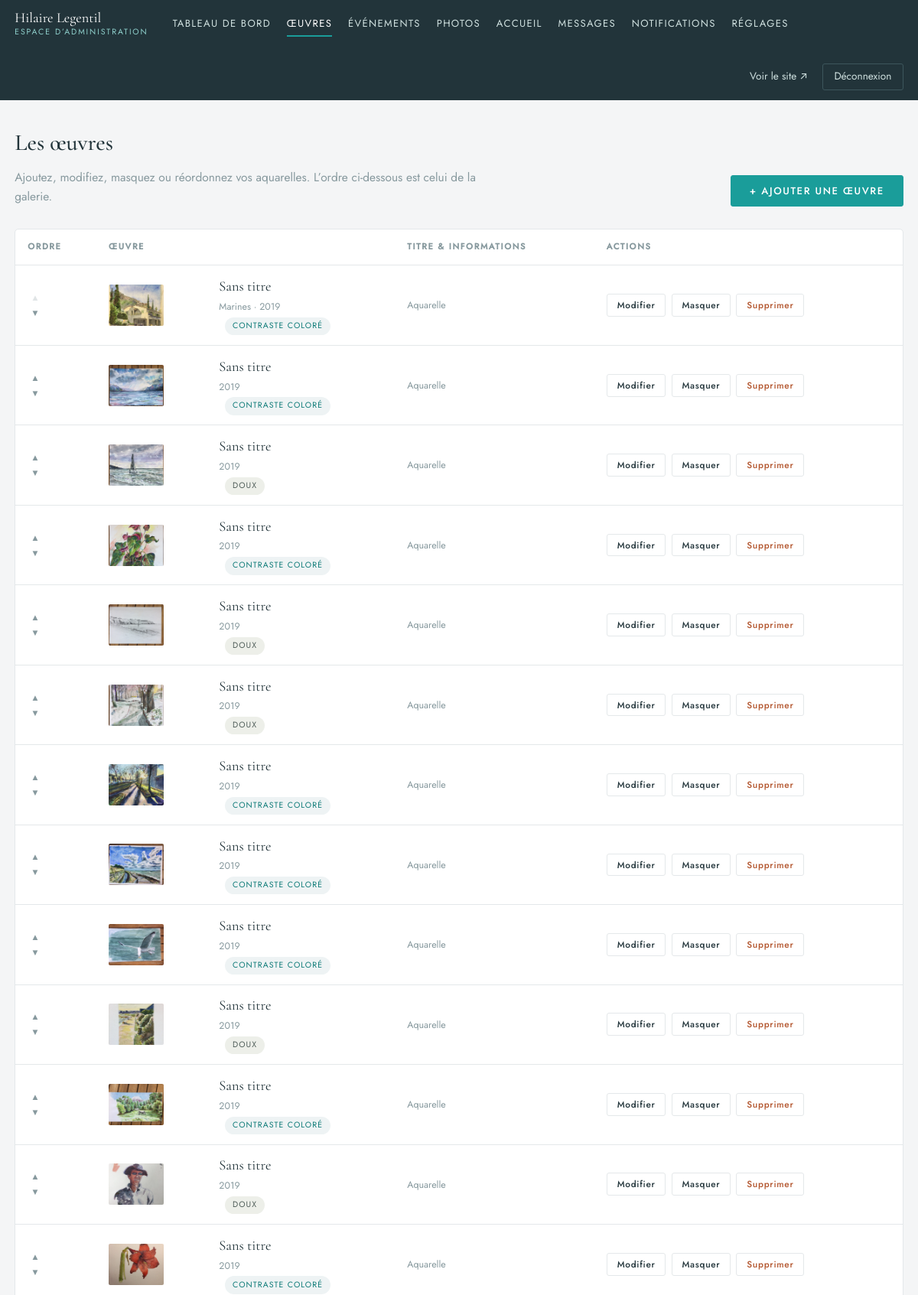
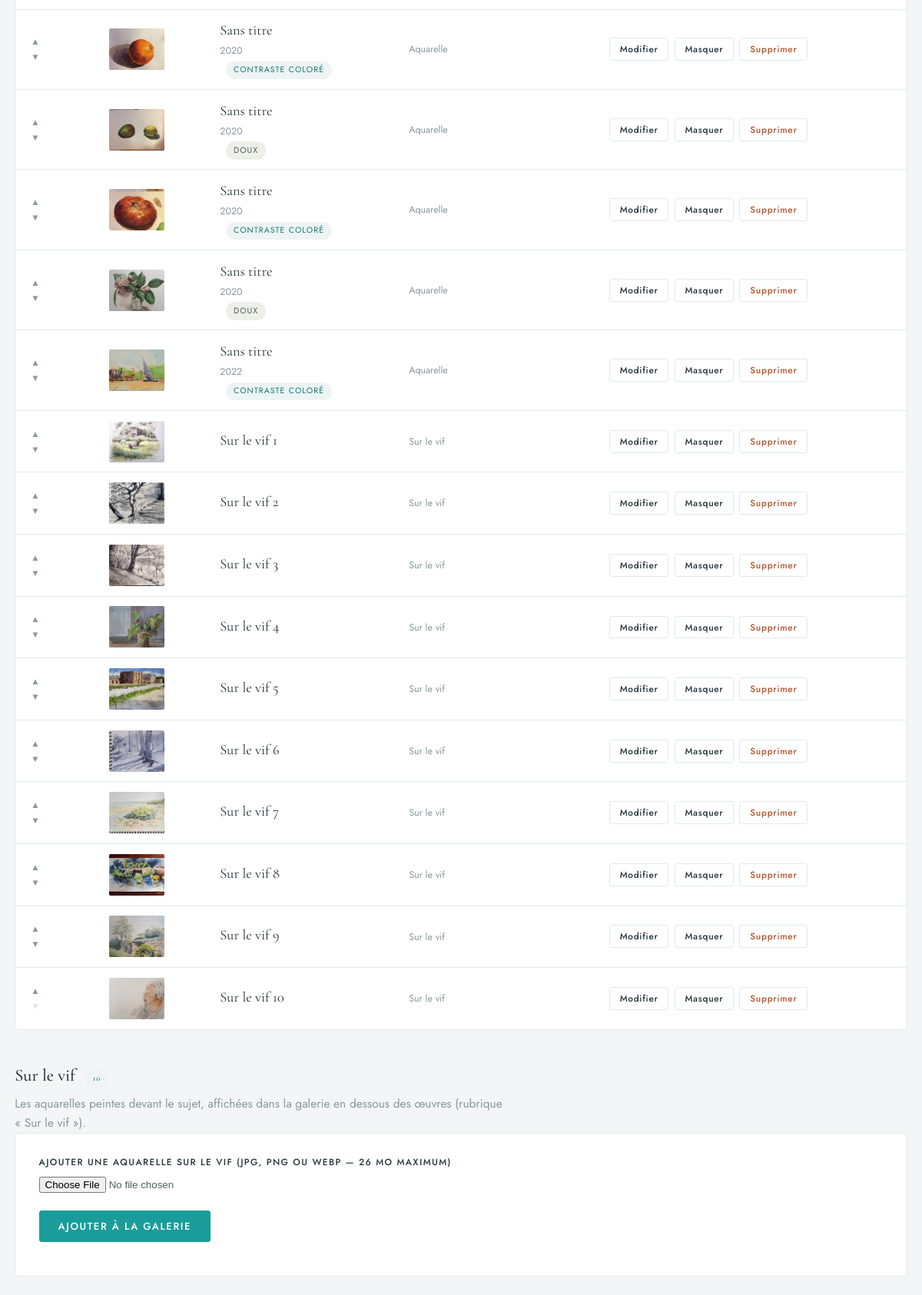
The page /admin/oeuvres (signed in, upper part) on the database its author committed (2 pictures, top to bottom).
### tables this page shows
CREATE TABLE works (
    id INTEGER PRIMARY KEY AUTOINCREMENT,
    title TEXT NOT NULL DEFAULT 'Sans titre',
    slug TEXT UNIQUE NOT NULL,
    description TEXT DEFAULT '',
    category TEXT DEFAULT '',
    technique TEXT DEFAULT '',
    dimensions TEXT DEFAULT '',
    year TEXT DEFAULT '',
    folder TEXT NOT NULL,
    img_w INTEGER DEFAULT 0,
    img_h INTEGER DEFAULT 0,
    position INTEGER NOT NULL DEFAULT 0,
    published INTEGER NOT NULL DEFAULT 1,
    created_at TEXT NOT NULL
, tonality TEXT DEFAULT '', chroma REAL DEFAULT 0, sujet TEXT, ambiance TEXT);

### app.py (the view)
@app.route("/admin/oeuvres")
@require_admin
def admin_works():
    conn = db.connect()
    vif = conn.execute("SELECT * FROM atelier WHERE kind='vif' "
                       "ORDER BY position, id").fetchall()
    conn.close()
    return render_template("admin/works.html",
                           works=get_works(only_published=False), vif=vif)

### app.py (called while the page is built)
@app.context_processor
def inject_globals():
    s = db.get_settings()
    hl_works = get_works()
    return {
        "SITE": SITE,
        "S": s,
        "admin_user": auth.current_admin(),
        "csrf": auth.csrf_token(),
        "year": date.today().year,
        "map_center": [49.4894, -1.5048],   # Yvetot-Bocage (Normandie)
        "map_radius": 75000,                # 75 km
        "hl_slugs": ",".join(w["slug"] for w in hl_works),
        "hl_total": len(hl_works),
        "vapid_pub": VAPID_PUB,
    }

def get_works(only_published=True):
    conn = db.connect()
    q = "SELECT * FROM works"
    if only_published:
        q += " WHERE published = 1"
    q += " ORDER BY position, id"
    rows = conn.execute(q).fetchall()
    conn.close()
    return rows

def require_admin(f):
    from functools import wraps
    @wraps(f)
    def wrapper(*args, **kwargs):
        if not auth.current_admin():
            return redirect(url_for("admin_login"))
        return f(*args, **kwargs)
    return wrapper

@app.after_request
def security_headers(resp):
    resp.headers.setdefault("X-Content-Type-Options", "nosniff")
    resp.headers.setdefault("Referrer-Policy", "strict-origin-when-cross-origin")
    resp.headers.setdefault("Permissions-Policy", "geolocation=(), microphone=(), camera=()")
    return resp

### auth.py (called while the page is built)
def current_admin():
    return session.get("admin_user") if session.get("admin_auth") else None

def csrf_token():
    if "csrf" not in session:
        session["csrf"] = secrets.token_hex(16)
    return session["csrf"]

### db.py (called while the page is built)
def connect():
    os.makedirs(DATA_DIR, exist_ok=True)
    conn = sqlite3.connect(DB_PATH)
    conn.row_factory = sqlite3.Row
    conn.execute("PRAGMA foreign_keys=ON")
    return conn

def get_settings():
    conn = connect()
    rows = conn.execute("SELECT key, value FROM settings").fetchall()
    conn.close()
    return {r["key"]: r["value"] for r in rows}

### templates/admin/works.html (shortened to what this page needs)
{% extends "admin/base_admin.html" %}
{% from "_macros.html" import picture %}
{% block content %}
<div class="admin-page-head">
  <div>
    <h1>Les œuvres</h1>
    <p class="admin-sub">Ajoutez, modifiez, masquez ou réordonnez vos aquarelles.
       L’ordre ci-dessous est celui de la galerie.</p>
  </div>
  <a class="btn-primary" href="{{ url_for('admin_work_new') }}">+ Ajouter une œuvre</a>
</div>
{% if works %}
<div class="table-wrap">
  <table class="admin-table">
    <thead>
      <tr>
        <th class="col-order">Ordre</th>
        <th colspan="2">Œuvre</th>
        <th>Titre &amp; informations</th>
        <th class="col-actions">Actions</th>
      </tr>
    </thead>
    <tbody>
      {% for w in works %}
      <tr class="{{ 'row-hidden' if not w.published }}">
        <td class="col-order">
          <form method="post">
            <button class="icon-btn" name="dir" value="up" title="Monter dans la galerie" {{ 'disabled' if loop.first }} aria-label="Monter {{ w.title }}">▲</button>
            <button class="icon-btn" name="dir" value="down" title="Descendre dans la galerie" {{ 'disabled' if loop.last }} aria-label="Descendre {{ w.title }}">▼</button>
          </form>
        </td>
        <td class="col-thumb">
          <img src="/uploads/works/{{ w.folder }}/medium.webp" alt="" width="72" loading="lazy">
        </td>
        <td class="col-title">
          <a class="row-title" href="{{ url_for('admin_work_edit', wid=w.id) }}">{{ w.title }}</a>
          <span class="row-meta">
            {{ w.category }}{% if w.category and w.year %} · {% endif %}{{ w.year }}
          </span>
          {% if w.tonality %}<span class="badge {{ 'badge-mute' if w.tonality == 'Doux' }}">{{ w.tonality }}</span>{% endif %}
        </td>
        <td class="col-info">
          <span class="row-meta">{{ w.technique }}{% if w.technique and w.dimensions %} · {% endif %}{{ w.dimensions }}</span>
        </td>
        <td class="col-actions">
          <div class="actions-group">
            <a class="btn-tiny" href="{{ url_for('admin_work_edit', wid=w.id) }}">Modifier</a>
            <form method="post" class="inline">
              <button class="btn-tiny btn-toggle" type="submit">
                {{ 'Masquer' if w.published else 'Publier' }}
              </button>
            </form>
            <form method="post" class="inline js-confirm"
                  data-confirm="Supprimer définitivement « {{ w.title }} » ? Cette action est irréversible.">
              <button class="btn-tiny btn-danger" type="submit">Supprimer</button>
            </form>
          </div>
        </td>
      </tr>
      {% endfor %}
    </tbody>
  </table>
</div>
{% else %}
<p class="admin-empty">Aucune œuvre pour l’instant. Cliquez sur « Ajouter une œuvre »
   pour créer votre première fiche.</p>
{% endif %}
<div class="admin-section">
  <h2>Sur le vif <span class="badge">{{ vif|length }}</span></h2>
  <p class="admin-sub">Les aquarelles peintes devant le sujet, affichées dans la
     galerie en dessous des œuvres (rubrique «&nbsp;Sur le vif&nbsp;»).</p>
  <form method="post" enctype="multipart/form-data" class="form-card"
        action="{{ url_for('admin_vif') }}">
    <div class="field">
      <label for="vif-image">Ajouter une aquarelle sur le vif (JPG, PNG ou WebP — 26&nbsp;Mo maximum)</label>
      <input id="vif-image" name="image" type="file" accept=".jpg,.jpeg,.png,.webp" required>
    </div>
    <p><button class="btn-primary" type="submit">Ajouter à la galerie</button></p>
  </form>
</div>
{% endblock %}

### static/css/admin.css (style rules this page uses)
:root { --bg:#f4f5f6; --card:#ffffff; --ink:#22343a; --text:#4d5f64; --muted:#87999e; --teal:#1a9d9a; --teal-ink:#0e7b78; --line:#e4e8ea; --danger:#b3552d; --ok:#1a9d9a; --serif:"Cormorant Garamond", Georgia, serif; --sans:"Jost", system-ui, -apple-system, "Segoe UI", sans-serif; }
* { box-sizing:border-box; }
body { margin:0; background:var(--bg); color:var(--text); font:400 15.5px/1.6 var(--sans); -webkit-font-smoothing:antialiased; }
a { color:var(--teal-ink); text-decoration:none; }
h1,h2 { font-family:var(--serif); color:var(--ink); font-weight:500; margin:0 0 .3em; }
h1 { font-size:1.9rem; }
h2 { font-size:1.4rem; }
.admin-page-head { display:flex; justify-content:space-between; align-items:flex-end; gap:1.5rem; flex-wrap:wrap; margin-bottom:1.8rem; }
.admin-sub { margin:.2rem 0 0; color:var(--muted); max-width:640px; }
.admin-section { margin-top:2.6rem; }
.btn-primary, .btn-secondary { display:inline-block; font:500 .82rem/1 var(--sans); letter-spacing:.12em; text-transform:uppercase; padding:.8rem 1.5rem; border-radius:3px; cursor:pointer; border:1px solid var(--teal); transition:all .25s; text-decoration:none; }
.btn-primary { background:var(--teal); color:#fff; }
.btn-tiny { font:500 .74rem/1 var(--sans); letter-spacing:.06em; padding:.5rem .8rem; border-radius:3px; border:1px solid var(--line); background:var(--card); color:var(--ink); cursor:pointer; text-decoration:none; display:inline-block; }
.btn-danger { color:var(--danger); }
.icon-btn { background:none; border:0; color:var(--muted); cursor:pointer; font-size:.72rem; padding:.25rem; display:block; }
.icon-btn:disabled { opacity:.25; cursor:default; }
.table-wrap { background:var(--card); border:1px solid var(--line); border-radius:5px; overflow-x:auto; }
.admin-table { width:100%; border-collapse:collapse; min-width:760px; }
.admin-table th { text-align:left; font-size:.7rem; letter-spacing:.14em; text-transform:uppercase; color:var(--muted); padding:.9rem 1rem; border-bottom:1px solid var(--line); }
.admin-table td { padding:.8rem 1rem; border-bottom:1px solid var(--line); vertical-align:middle; }
.admin-table tr:last-child td { border-bottom:0; }
.col-thumb img { width:72px; height:54px; object-fit:cover; border-radius:2px; display:block; }
.row-title { font-family:var(--serif); font-size:1.15rem; color:var(--ink); }
.row-meta { display:block; font-size:.78rem; color:var(--muted); margin-top:.15rem; }
.badge { display:inline-block; font-size:.66rem; letter-spacing:.1em; text-transform:uppercase; background:#eef3f4; color:var(--teal-ink); border-radius:999px; padding:.2rem .6rem; margin-left:.5rem; }
.col-actions, .col-order { white-space:nowrap; }
.actions-group { display:flex; gap:.45rem; align-items:center; flex-wrap:wrap; }
.inline { display:inline; }
.form-card { background:var(--card); border:1px solid var(--line); border-radius:5px; padding:1.8rem 1.9rem; margin-bottom:1.6rem; }
.field { margin-bottom:1.3rem; }
label { display:block; font-size:.74rem; letter-spacing:.12em; text-transform:uppercase; color:var(--ink); margin-bottom:.45rem; font-weight:500; }
.badge-mute { background:#edefe9;color:#4e5c58; }

### rows shown on the page
works: shows a picture, title "Sans titre", category "Marines", year "2019", tonality "CONTRASTE COLORÉ", technique "Aquarelle", published "Masquer"
works: shows a picture, title "Sans titre", year "2019", tonality "CONTRASTE COLORÉ", technique "Aquarelle", published "Masquer"
works: shows a picture, title "Sans titre", year "2019", tonality "DOUX", technique "Aquarelle", published "Masquer"
works: shows a picture, title "Sans titre", year "2019", tonality "CONTRASTE COLORÉ", technique "Aquarelle", published "Masquer"
works: shows a picture, title "Sans titre", year "2019", tonality "DOUX", technique "Aquarelle", published "Masquer"
works: shows a picture, title "Sans titre", year "2019", tonality "DOUX", technique "Aquarelle", published "Masquer"
works: shows a picture, title "Sans titre", year "2019", tonality "CONTRASTE COLORÉ", technique "Aquarelle", published "Masquer"
works: shows a picture, title "Sans titre", year "2019", tonality "CONTRASTE COLORÉ", technique "Aquarelle", published "Masquer"
works: shows a picture, title "Sans titre", year "2019", tonality "CONTRASTE COLORÉ", technique "Aquarelle", published "Masquer"
works: shows a picture, title "Sans titre", year "2019", tonality "DOUX", technique "Aquarelle", published "Masquer"
works: shows a picture, title "Sans titre", year "2019", tonality "CONTRASTE COLORÉ", technique "Aquarelle", published "Masquer"
works: shows a picture, title "Sans titre", year "2019", tonality "DOUX", technique "Aquarelle", published "Masquer"
works: shows a picture, title "Sans titre", year "2019", tonality "CONTRASTE COLORÉ", technique "Aquarelle", published "Masquer"
works: shows a picture, title "Sans titre", year "2020", tonality "CONTRASTE COLORÉ", technique "Aquarelle", published "Masquer"
works: shows a picture, title "Sans titre", year "2020", tonality "DOUX", technique "Aquarelle", published "Masquer"
works: shows a picture, title "Sans titre", year "2020", tonality "CONTRASTE COLORÉ", technique "Aquarelle", published "Masquer"
works: shows a picture, title "Sans titre", year "2020", tonality "DOUX", technique "Aquarelle", published "Masquer"
works: shows a picture, title "Sans titre", year "2022", tonality "CONTRASTE COLORÉ", technique "Aquarelle", published "Masquer"
works: folder (picture), title "Sur le vif 1", technique "Sur le vif", published "Masquer"
works: folder (picture), title "Sur le vif 2", technique "Sur le vif", published "Masquer"
works: folder (picture), title "Sur le vif 3", technique "Sur le vif", published "Masquer"
works: folder (picture), title "Sur le vif 4", technique "Sur le vif", published "Masquer"
works: folder (picture), title "Sur le vif 5", technique "Sur le vif", published "Masquer"
works: folder (picture), title "Sur le vif 6", technique "Sur le vif", published "Masquer"
works: folder (picture), title "Sur le vif 7", technique "Sur le vif", published "Masquer"
works: folder (picture), title "Sur le vif 8", technique "Sur le vif", published "Masquer"
works: folder (picture), title "Sur le vif 9", technique "Sur le vif", published "Masquer"
works: folder (picture), title "Sur le vif 10", technique "Sur le vif", published "Masquer"

### other values the page prints
{{ vif|length }} "10"
